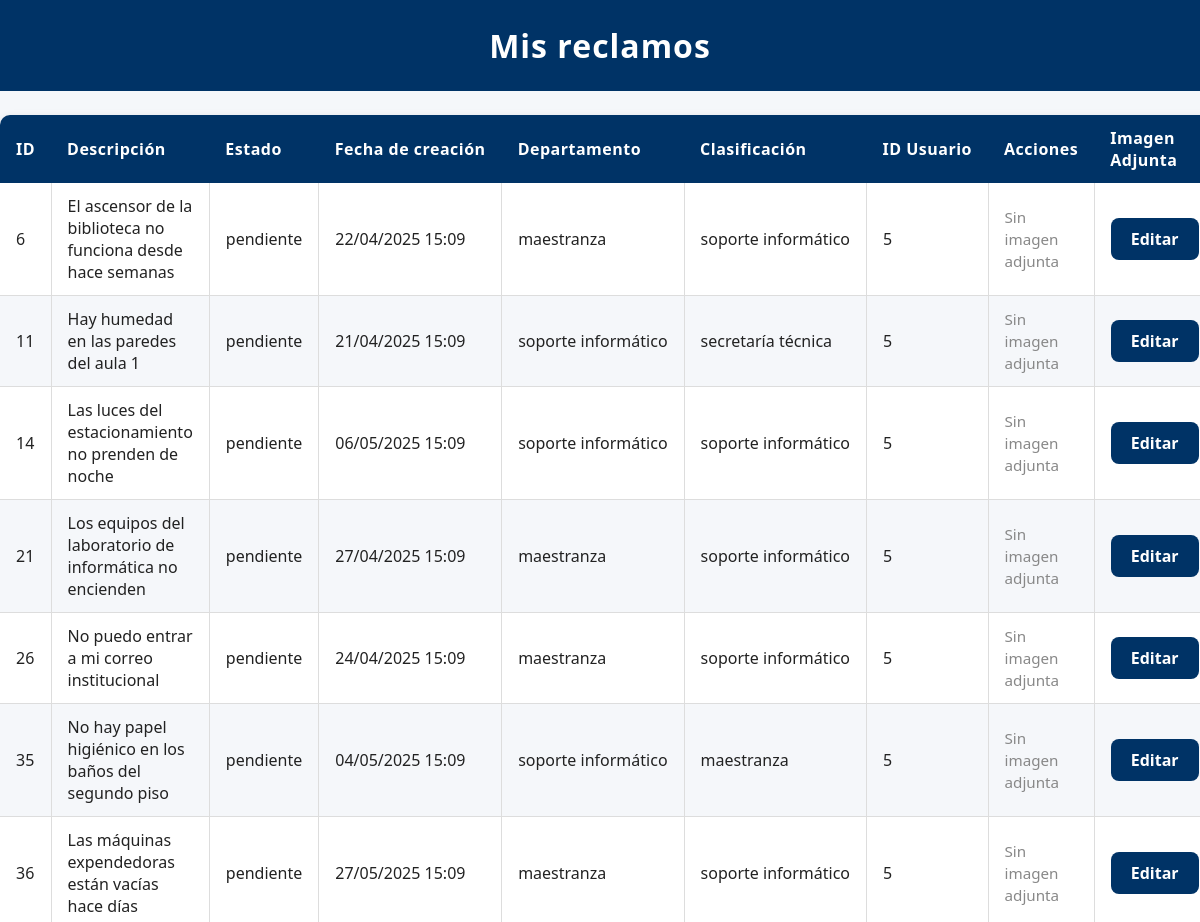
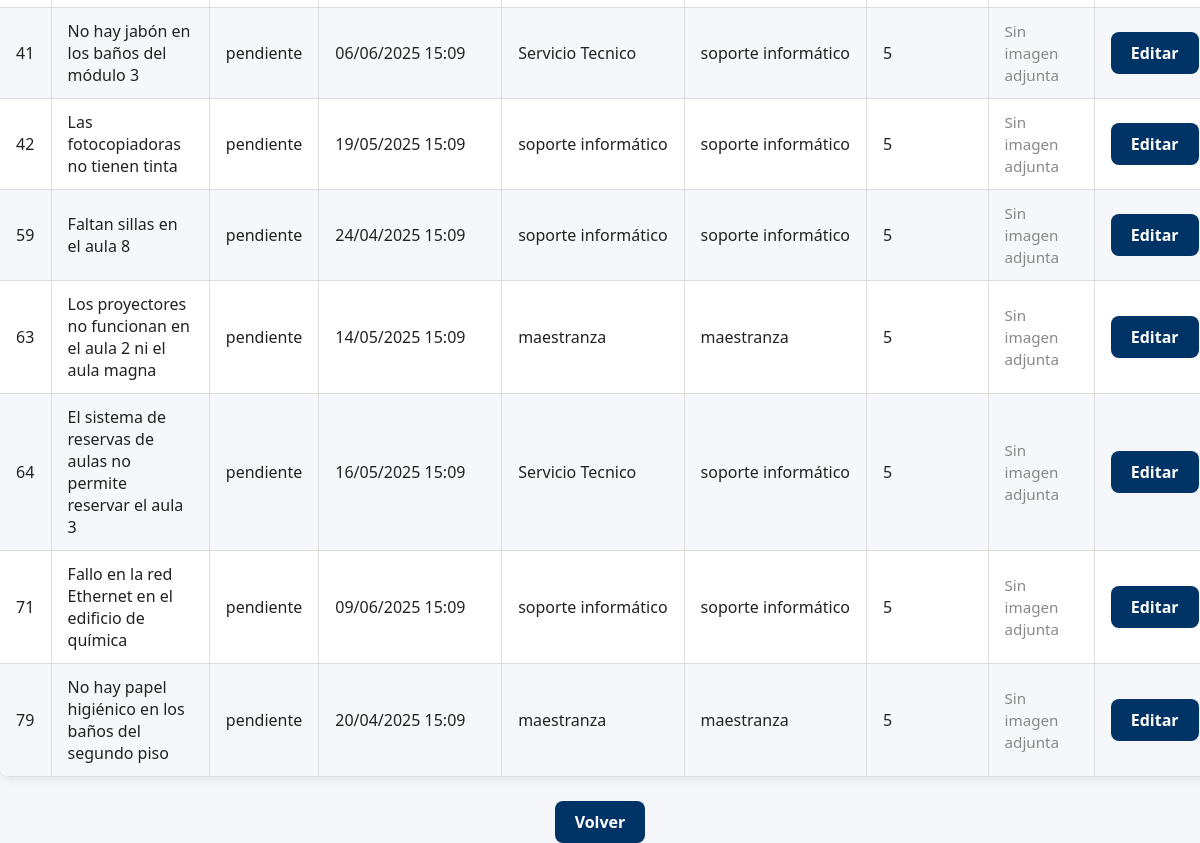
Screenshot of /mis_reclamos (signed in) with the database file from the repository (2 pictures, top to bottom).
### modules/modelos.py (models this page shows, shortened)
class Base(DeclarativeBase):
    pass

class ModeloReclamo(Base):
    __tablename__ = 'reclamos'
    id = Column(Integer, primary_key=True)
    estado = Column(String, default="pendiente")
    fecha_hora = Column(DateTime, default=datetime.utcnow)
    contenido = Column(String)
    usuario_id = Column(Integer, ForeignKey('usuarios.id'))
    departamento = Column(String)
    clasificacion = Column(String)
    cantidad_adherentes = Column(Integer, default=1) #Se contabiliza como adherente el usuario que crea el reclamo
    tiempo_estimado = Column(Integer,default=0) #Solo se cambia cuando el reclamo pasa de pendiente -->en proceso
    resuelto_en = Column(Integer,default=None) #Representa la cantidad de días que se tardó en resolver un reclamo
    usuarios = relationship(
        "ModeloUsuario",
        secondary=usuarios_reclamos,
        back_populates="reclamos"
    )
    usuario = relationship("ModeloUsuario", foreign_keys=[usuario_id], backref="reclamos_creados")

### server.py (the view)
@app.route('/mis_reclamos')
@login_required
def mis_reclamos():
    reclamos = repo_reclamos.obtener_todos_los_registros(current_user.id)
    return render_template('mis_reclamos.html', usuario=current_user, reclamos=reclamos, os=os)

### modules/login.py (called while the page is built)
    @property
    def is_authenticated(self):
        return True

### modules/repositorio.py (called while the page is built)
    def obtener_registro_por_filtro(self, campo, valor, campo2=None, valor2=None):
        query = self.__session.query(ModeloUsuario).filter(getattr(ModeloUsuario, campo) == valor)
        if campo2 and valor2:
            query = query.filter(getattr(ModeloUsuario, campo2) == valor2)
        modelo = query.first()
        if modelo:
            return self.__map_modelo_a_entidad(modelo)
        return None

    def __map_modelo_a_entidad(self, modelo: ModeloUsuario):
        return Usuario(
            nombre=modelo.nombre,
            apellido=modelo.apellido,
            email=modelo.email,
            nombre_de_usuario=modelo.nombre_de_usuario,
            contraseña=modelo.contraseña,
            rol=modelo.rol,
            claustro=modelo.claustro,
            id=modelo.id
        )

    def obtener_todos_los_registros(self, usuario_id):
        return self.__session.query(ModeloReclamo).filter_by(usuario_id=usuario_id).all()

### modules/usuarios.py (called while the page is built)
    @property
    def nombre(self):
        return self.__nombre

    @nombre.setter
    def nombre(self, nuevo_nombre: str):
        if not isinstance(nuevo_nombre, str):
            raise ValueError("El nombre debe ser una cadena de texto")
        self.__nombre = nuevo_nombre

    @property
    def apellido(self):
        return self.__apellido

    @apellido.setter
    def apellido(self, nuevo_apellido: str):
        if not isinstance(nuevo_apellido, str):
            raise ValueError("El apellido debe ser una cadena de texto")
        self.__apellido = nuevo_apellido

    @property
    def email(self):
        return self.__email

    @email.setter
    def email(self, nuevo_email: str):
        if not isinstance(nuevo_email, str):
            raise ValueError("El email debe ser una cadena de texto")
        self.__email = nuevo_email

    @property
    def nombre_de_usuario(self):
        return self.__nombre_de_usuario

    @nombre_de_usuario.setter
    def nombre_de_usuario(self, nuevo_nombre_de_usuario: str):
        if not isinstance(nuevo_nombre_de_usuario, str):
            raise ValueError("El nombre de usuario debe ser una cadena de texto")
        self.__nombre_de_usuario = nuevo_nombre_de_usuario

    @property
    def contraseña(self):
        return self.__contraseña

    @contraseña.setter
    def contraseña(self, value):
        self.__contraseña = value

    @property
    def rol(self):
        return self.__rol

    @property
    def id(self):
        return self.__id

### templates/mis_reclamos.html (shortened to what this page needs)
<!DOCTYPE html>
<html lang="es">
<head>
    <link rel="stylesheet" href="{{ url_for('static', filename='style.css') }}">
</head>
<body>
    <h1>Mis reclamos</h1>
    <table>
        <thead>
            <tr>
                <th class="col-id">ID</th>
                <th class="col-descripcion">Descripción</th>
                <th class="col-estado">Estado</th>
                <th class="col-fecha">Fecha de creación</th>
                <th class="col-departamento">Departamento</th>
                <th class="col-clasificacion">Clasificación</th>
                <th class="col-usuario">ID Usuario</th>
                <th class="col-acciones">Acciones</th>
                <th class = "col-imagen">Imagen Adjunta</th>
            </tr>
        </thead>
        <tbody>
            {% for reclamo in reclamos %}
                <tr>
                    <td class="col-id">{{ reclamo.id }}</td>
                    <td class="col-descripcion">{{ reclamo.contenido }}</td>
                    <td class="col-estado">{{ reclamo.estado }}</td>
                    <td class="col-fecha">{{ reclamo.fecha_hora.strftime('%d/%m/%Y %H:%M')}}</td>
                    <td class="col-departamento">{{ reclamo.departamento }}</td>
                    <td class="col-clasificacion">{{ reclamo.clasificacion }}</td>
                    <td class="col-usuario">{{ reclamo.usuario_id }}</td>
                    <td class = "col-imagen">
                    {% set imagen_path = 'static/Imagenes Reclamos/{}.png'.format(reclamo.id) %}
                    {% if os.path.exists(imagen_path) %}
                        <details>
                            <summary>Ver imagen adjunta</summary>
                            <img src = "{{ url_for('static',filename='Imagenes Reclamos/{}.png'.format(reclamo.id) )}}"
                                 alt="Imagen adjunta del reclamo {{ reclamo.id }}"
                                 style = "max-width: 100px; max-height:100px;"
                                 onerror="this.style.display='none';">
                        </details>
                    {% else %}
                        <span style="color: #888; font-size: 0.95em;">Sin imagen adjunta</span>
                    {% endif %}
                    </td>
                    <td class="col-acciones">
                        <a href="{{ url_for('editar_reclamo', reclamo_id=reclamo.id) }}" class="enlace-boton">Editar</a>
                    </td>
                </tr>
            {% endfor %}
        </tbody>
    </table>
    <div style="text-align:center; margin-top: 20px;">
        <a href="{{ url_for('inicio') }}" class="enlace-boton">Volver</a>
    </div>
</body>
</html>

### static/style.css (style rules this page uses)
html, body { font-family: 'Segoe UI', Arial, sans-serif; background-color: #f5f7fa; color: #222; margin: 0; padding: 0; height: 100%; }
h1 { background-color: #003366; color: #fff; margin: 0; padding: 24px 0; text-align: center; letter-spacing: 1px; }
table { width: 100%; border-collapse: collapse; margin: 24px 0; font-family: 'Segoe UI', Arial, sans-serif; font-size: 1em; color: #222; box-shadow: 0 2px 8px rgba(0,0,0,0.1); border-radius: 10px; overflow: hidden; background: #fff; }
thead { background-color: #003366; color: #fff; text-align: left; }
thead th { padding: 12px 16px; font-weight: bold; letter-spacing: 0.5px; }
tbody tr { border-bottom: 1px solid #ddd; }
tbody tr:nth-child(even) { background-color: #f5f7fa; }
tbody td { padding: 12px 16px; vertical-align: middle; border-left: 1px solid #ddd; }
tbody td:first-child { border-left: none; }
a { position: relative; color: #003366; font-weight: 600; text-decoration: none; cursor: pointer; transition: color 0.3s ease; }
a::after { content: ''; position: absolute; width: 0; height: 2px; left: 0; bottom: -3px; background-color: #00509e; transition: width 0.3s ease; border-radius: 2px; }
a.enlace-boton { display: inline-block; padding: 10px 20px; background-color: #003366; color: #fff; border-radius: 8px; text-decoration: none; font-weight: bold; }
.col-id, .col-usuario { width: 6%; white-space: nowrap; }
.col-estado { width: 10%; white-space: nowrap; }
.col-fecha { width: 15%; white-space: nowrap; }
.col-departamento, .col-clasificacion { width: 12%; white-space: nowrap; }
.col-descripcion { width: auto; max-width: 300px; word-wrap: break-word; }
.col-acciones { width: 8%; text-align: center; }

### rows the page displays
ModeloReclamo: id "6", contenido "El ascensor de la biblioteca no funciona desde hace semanas", estado "pendiente", fecha_hora "22/04/2025 15:09", departamento "maestranza", clasificacion "soporte informático", usuario_id "5"
ModeloReclamo: id "11", contenido "Hay humedad en las paredes del aula 1", estado "pendiente", fecha_hora "21/04/2025 15:09", departamento "soporte informático", clasificacion "secretaría técnica", usuario_id "5"
ModeloReclamo: id "14", contenido "Las luces del estacionamiento no prenden de noche", estado "pendiente", fecha_hora "06/05/2025 15:09", departamento "soporte informático", clasificacion "soporte informático", usuario_id "5"
ModeloReclamo: id "21", contenido "Los equipos del laboratorio de informática no encienden", estado "pendiente", fecha_hora "27/04/2025 15:09", departamento "maestranza", clasificacion "soporte informático", usuario_id "5"
ModeloReclamo: id "26", contenido "No puedo entrar a mi correo institucional", estado "pendiente", fecha_hora "24/04/2025 15:09", departamento "maestranza", clasificacion "soporte informático", usuario_id "5"
ModeloReclamo: id "35", contenido "No hay papel higiénico en los baños del segundo piso", estado "pendiente", fecha_hora "04/05/2025 15:09", departamento "soporte informático", clasificacion "maestranza", usuario_id "5"
ModeloReclamo: id "36", contenido "Las máquinas expendedoras están vacías hace días", estado "pendiente", fecha_hora "27/05/2025 15:09", departamento "maestranza", clasificacion "soporte informático", usuario_id "5"
ModeloReclamo: id "41", contenido "No hay jabón en los baños del módulo 3", estado "pendiente", fecha_hora "06/06/2025 15:09", departamento "Servicio Tecnico", clasificacion "soporte informático", usuario_id "5"
ModeloReclamo: id "42", contenido "Las fotocopiadoras no tienen tinta", estado "pendiente", fecha_hora "19/05/2025 15:09", departamento "soporte informático", clasificacion "soporte informático", usuario_id "5"
ModeloReclamo: id "59", contenido "Faltan sillas en el aula 8", estado "pendiente", fecha_hora "24/04/2025 15:09", departamento "soporte informático", clasificacion "soporte informático", usuario_id "5"
ModeloReclamo: id "63", contenido "Los proyectores no funcionan en el aula 2 ni el aula magna", estado "pendiente", fecha_hora "14/05/2025 15:09", departamento "maestranza", clasificacion "maestranza", usuario_id "5"
ModeloReclamo: id "64", contenido "El sistema de reservas de aulas no permite reservar el aula 3", estado "pendiente", fecha_hora "16/05/2025 15:09", departamento "Servicio Tecnico", clasificacion "soporte informático", usuario_id "5"
ModeloReclamo: id "71", contenido "Fallo en la red Ethernet en el edificio de química", estado "pendiente", fecha_hora "09/06/2025 15:09", departamento "soporte informático", clasificacion "soporte informático", usuario_id "5"
ModeloReclamo: id "79", contenido "No hay papel higiénico en los baños del segundo piso", estado "pendiente", fecha_hora "20/04/2025 15:09", departamento "maestranza", clasificacion "maestranza", usuario_id "5"
